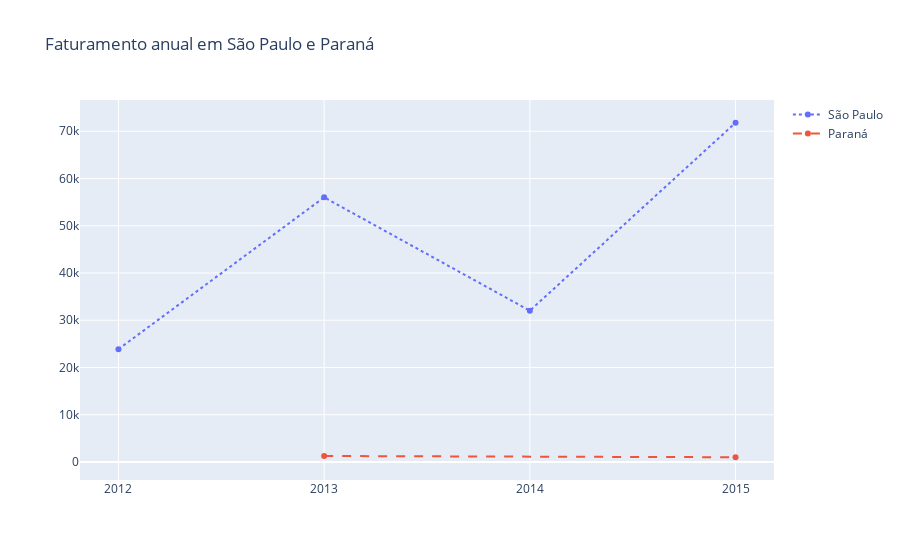

Source (notebook cell):
### Code cell
# Gráfico que compara as vendas dos estados com maior e menor faturamento
line1 = go.Scatter(x = anos_sp, y = valores_venda_sp, mode = 'lines+markers', name = 'São Paulo', line=dict(dash='dot')) # pontilhado
line2 = go.Scatter(x = anos_pr, y = valores_venda_pr, mode = 'lines+markers', name = 'Paraná', line=dict(dash='dash')) # tracejado

layout = go.Layout(
    title = 'Faturamento anual em São Paulo e Paraná',
    xaxis = {'type': 'category'} # Definindo eixo x como categoria
)
    
fig = go.Figure(data = [line1, line2], layout = layout)

# Exibindo o gráfico
py.iplot(fig)

### Figure 1 — Plotly figure (JSON) as saved in the notebook; plotly's stock layout.template omitted (floating-point values rounded to 4 significant figures)
{"data": [{"line": {"dash": "dot"}, "mode": "lines+markers", "name": "São Paulo", "type": "scatter", "x": ["2012", "2013", "2014", "2015"], "y": [23870.0, 56010.0, 32020.0, 71800.0]}, {"line": {"dash": "dash"}, "mode": "lines+markers", "name": "Paraná", "type": "scatter", "x": ["2013", "2015"], "y": [1264.0, 1002]}], "layout": {"autosize": true, "title": {"text": "Faturamento anual em São Paulo e Paraná"}, "xaxis": {"autorange": true, "range": [-0.1828, 3.183], "type": "category"}, "yaxis": {"autorange": true, "range": [-4840.0, 77640.0], "type": "linear"}}}
